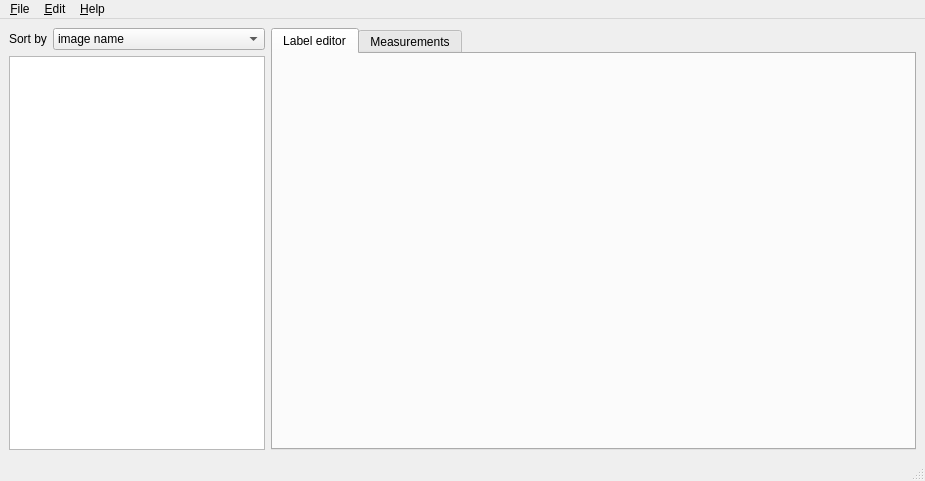
<?xml version="1.0" encoding="UTF-8"?>
<ui version="4.0">
 <class>MAPHIS</class>
 <widget class="QMainWindow" name="MAPHIS">
  <property name="geometry">
   <rect>
    <x>0</x>
    <y>0</y>
    <width>925</width>
    <height>481</height>
   </rect>
  </property>
  <property name="sizePolicy">
   <sizepolicy hsizetype="Maximum" vsizetype="Preferred">
    <horstretch>0</horstretch>
    <verstretch>0</verstretch>
   </sizepolicy>
  </property>
  <property name="windowTitle">
   <string>MAPHIS</string>
  </property>
  <widget class="QWidget" name="centralwidget">
   <layout class="QHBoxLayout" name="horizontalLayout">
    <item>
     <layout class="QVBoxLayout" name="imageListLayout">
      <property name="leftMargin">
       <number>0</number>
      </property>
      <item>
       <layout class="QHBoxLayout" name="tagsLayout">
        <property name="topMargin">
         <number>0</number>
        </property>
        <item>
         <widget class="QLabel" name="lblSortBy">
          <property name="sizePolicy">
           <sizepolicy hsizetype="Maximum" vsizetype="Preferred">
            <horstretch>0</horstretch>
            <verstretch>0</verstretch>
           </sizepolicy>
          </property>
          <property name="text">
           <string>Sort by</string>
          </property>
         </widget>
        </item>
        <item>
         <widget class="QComboBox" name="cmbSortOrders">
          <property name="sizePolicy">
           <sizepolicy hsizetype="Preferred" vsizetype="Fixed">
            <horstretch>0</horstretch>
            <verstretch>0</verstretch>
           </sizepolicy>
          </property>
          <property name="currentText">
           <string>image name</string>
          </property>
          <item>
           <property name="text">
            <string>image name</string>
           </property>
          </item>
          <item>
           <property name="text">
            <string>time of import</string>
           </property>
          </item>
         </widget>
        </item>
       </layout>
      </item>
      <item>
       <widget class="QListView" name="imageListView">
        <property name="sizePolicy">
         <sizepolicy hsizetype="Minimum" vsizetype="Expanding">
          <horstretch>0</horstretch>
          <verstretch>0</verstretch>
         </sizepolicy>
        </property>
        <property name="sizeAdjustPolicy">
         <enum>QAbstractScrollArea::AdjustIgnored</enum>
        </property>
        <property name="selectionMode">
         <enum>QAbstractItemView::MultiSelection</enum>
        </property>
        <property name="verticalScrollMode">
         <enum>QAbstractItemView::ScrollPerPixel</enum>
        </property>
       </widget>
      </item>
     </layout>
    </item>
    <item>
     <widget class="QTabWidget" name="tabWidget">
      <property name="sizePolicy">
       <sizepolicy hsizetype="Expanding" vsizetype="Preferred">
        <horstretch>0</horstretch>
        <verstretch>0</verstretch>
       </sizepolicy>
      </property>
      <property name="currentIndex">
       <number>0</number>
      </property>
      <widget class="QWidget" name="tabLabelEditor">
       <attribute name="title">
        <string>Label editor</string>
       </attribute>
      </widget>
      <widget class="QWidget" name="tabMeasurements">
       <attribute name="title">
        <string>Measurements</string>
       </attribute>
      </widget>
     </widget>
    </item>
   </layout>
  </widget>
  <widget class="QMenuBar" name="menubar">
   <property name="geometry">
    <rect>
     <x>0</x>
     <y>0</y>
     <width>925</width>
     <height>22</height>
    </rect>
   </property>
   <widget class="QMenu" name="menuFile">
    <property name="title">
     <string>&amp;File</string>
    </property>
    <addaction name="actionCreateProject"/>
    <addaction name="actionOpenProject"/>
    <addaction name="actionRecentlyOpened"/>
    <addaction name="separator"/>
    <addaction name="actionSave"/>
    <addaction name="separator"/>
    <addaction name="actionImportPhotos"/>
    <addaction name="separator"/>
    <addaction name="actionOpen_project_folder"/>
    <addaction name="separator"/>
    <addaction name="actionExit"/>
   </widget>
   <widget class="QMenu" name="menuAbout">
    <property name="title">
     <string>&amp;Help</string>
    </property>
    <addaction name="actionVersion"/>
   </widget>
   <widget class="QMenu" name="menuEdit">
    <property name="title">
     <string>&amp;Edit</string>
    </property>
    <addaction name="actionUndo"/>
    <addaction name="actionRedo"/>
   </widget>
   <addaction name="menuFile"/>
   <addaction name="menuEdit"/>
   <addaction name="menuAbout"/>
  </widget>
  <widget class="QStatusBar" name="statusbar"/>
  <action name="actionCreateProject">
   <property name="text">
    <string>&amp;New project...</string>
   </property>
   <property name="shortcut">
    <string>Ctrl+N</string>
   </property>
  </action>
  <action name="actionOpenProject">
   <property name="text">
    <string>&amp;Open project...</string>
   </property>
   <property name="shortcut">
    <string>Ctrl+O</string>
   </property>
  </action>
  <action name="actionRecentlyOpened">
   <property name="enabled">
    <bool>false</bool>
   </property>
   <property name="text">
    <string>&amp;Recent projects</string>
   </property>
  </action>
  <action name="actionImportPhotos">
   <property name="enabled">
    <bool>false</bool>
   </property>
   <property name="text">
    <string>&amp;Import photos...</string>
   </property>
   <property name="shortcut">
    <string>Ctrl+I</string>
   </property>
  </action>
  <action name="actionVersion">
   <property name="text">
    <string>&amp;Version</string>
   </property>
  </action>
  <action name="actionUndo">
   <property name="text">
    <string>&amp;Undo</string>
   </property>
   <property name="shortcut">
    <string>Ctrl+Z</string>
   </property>
  </action>
  <action name="actionRedo">
   <property name="text">
    <string>&amp;Redo</string>
   </property>
   <property name="shortcut">
    <string>Ctrl+Y</string>
   </property>
   <property name="shortcutContext">
    <enum>Qt::WindowShortcut</enum>
   </property>
  </action>
  <action name="actionOpen_project_folder">
   <property name="enabled">
    <bool>false</bool>
   </property>
   <property name="text">
    <string>Show project &amp;folder in explorer</string>
   </property>
  </action>
  <action name="actionExit">
   <property name="text">
    <string>E&amp;xit</string>
   </property>
  </action>
  <action name="actionSave">
   <property name="enabled">
    <bool>false</bool>
   </property>
   <property name="text">
    <string>&amp;Save</string>
   </property>
   <property name="shortcut">
    <string>Ctrl+S</string>
   </property>
  </action>
 </widget>
 <resources/>
 <connections/>
</ui>
